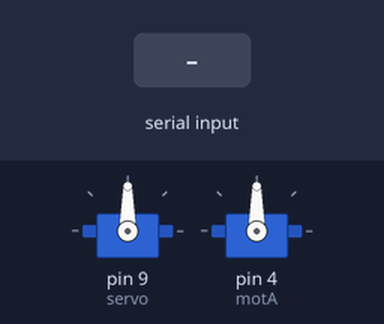
The sketch below on a simulated Arduino Uno, built with avr-gcc and run on an emulated ATmega328P. On the bench: 2 × servo. Inputs (shaded band) come from the test bench.

Above: at 0.9 s.
1.0 s: "A90\n" received over Serial
At 1.5 s:
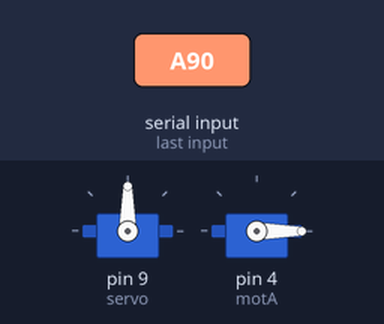
5.5 s: "A,45\n" received over Serial
At 6.2 s:
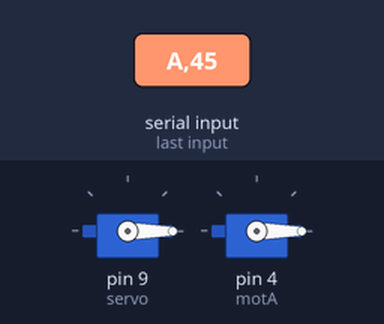
8.5 s: "B90\n" received over Serial
At 9.6 s:
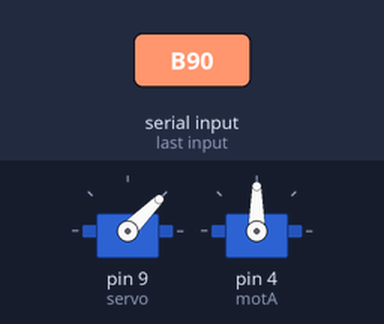
11.5 s: "B,45\n" received over Serial
At 15.0 s:
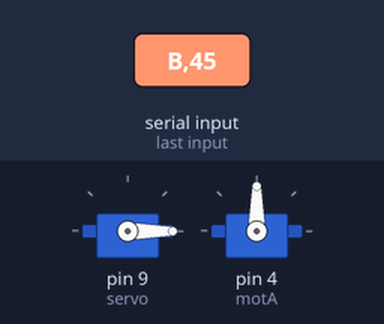
Timing chart, 0 to 15.5 s (numbered marks = the images above; inputs shaded):
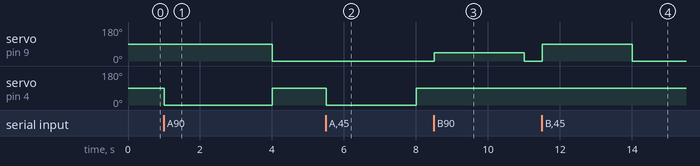

Measured:
- after the input at 1.0 s, servo on pin 9 (servo): 90° → 0° after 3.0 s; servo on pin 4 (motA): 90° → 0° at once, → 90° 3.0 s later
- after the input at 5.5 s, servo on pin 4 (motA): 90° → 0° at once, → 90° 2.5 s later
- after the input at 8.5 s, servo on pin 9 (servo): 0° → 45° at once, → 0° 2.5 s later
- after the input at 11.5 s, servo on pin 9 (servo): 0° → 90° at once, → 0° 2.5 s later

The sketch:

arduino_script.ino
```cpp
#include <Time.h>
#include <TimeLib.h>
#include <Servo.h>
#include <SoftwareSerial.h>


#define MIN_PULSE_LENGTH 1000 // Minimum pulse length in µs
#define MAX_PULSE_LENGTH 2000 // Maximum pulse length in µs

Servo motA;
Servo servo;
SoftwareSerial HC12(10, 11);
int long t=0;
int long nombreEnCours = 0;

void setup() {
    Serial.begin(9600);
    servo.attach(9);
    motA.attach(4, MIN_PULSE_LENGTH, MAX_PULSE_LENGTH);
    motA.writeMicroseconds(1500);
    servo.write(90);
    while(!Serial.available()){
    }
}


void loop() {

    // Si un caractère est disponible
    if ( Serial.available() ) {

        // On lit ce caractère
        char c = Serial.read();

        // Si c'est un chiffre, on l'ajoute au nombre
        if ( ( c >= '0' ) && ( c <= '9' ) ) {
            nombreEnCours = ( ( nombreEnCours * 10 ) + ( c - '0' ) );
        }

        // Si c'est une lettre majuscule, alors on fait une action
        if ( ( c >= 'A' ) && ( c <= 'Z' ) ) {

            // Pour un 'A', on affiche un texte
            if ( c == 'A' ) {
                /*Serial.print("Le nombre ");
                Serial.print(nombreEnCours);
                Serial.println(" vient d'etre envoyer.");*/
                motA.writeMicroseconds(nombreEnCours);
                delay(50);
            }
            if ( c == 'B' ) {
                /*Serial.print("Le nombre ");
                Serial.print(nombreEnCours);
                Serial.println(" vient d'etre envoyer.");*/
                servo.write(nombreEnCours);
                delay(50);
            }

            nombreEnCours = 0;

        }

    }
    else{
      t=now()+2;
      while(!Serial.available()){
        if (now()>t){
          motA.writeMicroseconds(1500);
          servo.write(0);
        }
      }
    }


}
```
